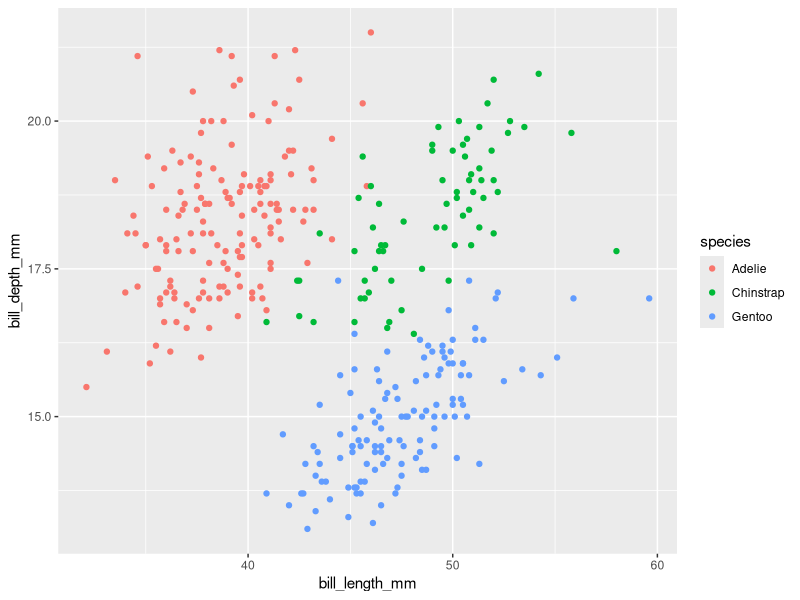
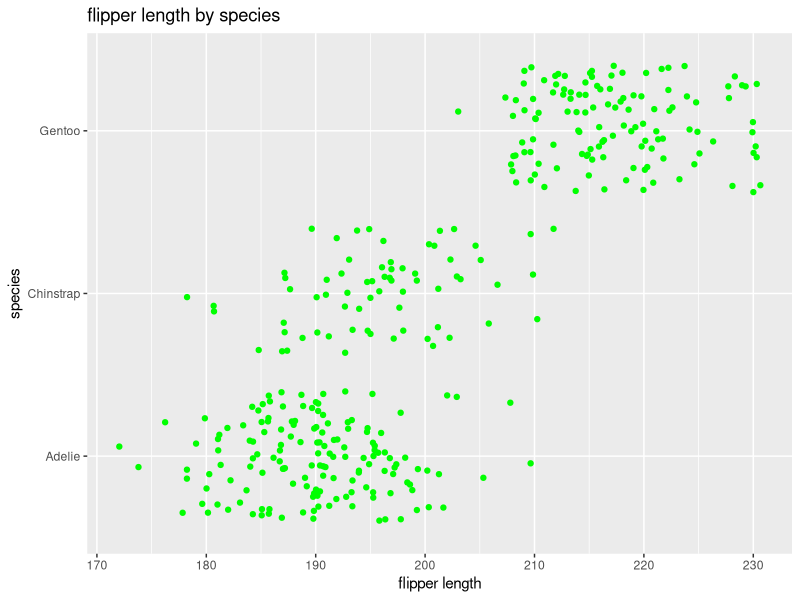

Recreate these plots in R, in order.
## ---- chunk 1
library(tidyverse)
library(palmerpenguins)
## ---- chunk 2
fx = expression(x ^ 2)

dfdx = D(fx, 'x')

dfdx

x = 3

eval(dfdx)
## ---- chunk 3
pa = expression(2 * (3 * a + 2) ^ 4 - 5)

dpda = D(pa, 'a')

dpda

a = 1.2

eval(dpda)
## ---- chunk 4
ggplot(data = penguins, aes(x = bill_length_mm, 
                     y = bill_depth_mm,
                     color = species)) +
  geom_point()
## ---- chunk 5
ggplot(data = penguins,
       aes(x = flipper_length_mm,
           y = species)) +
  geom_jitter(color = 'green') +
  labs(x = "flipper length", y = "species", title = "flipper length by species")
